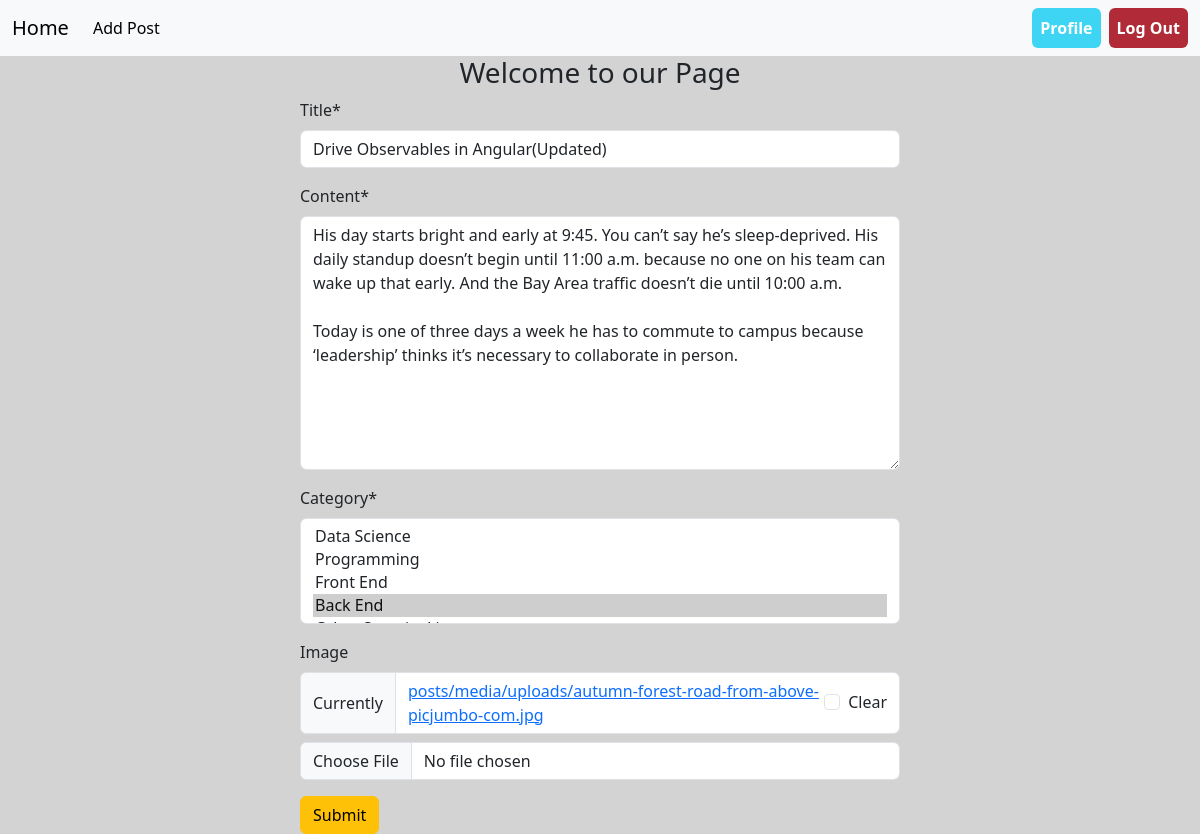
The page /post/edit/5/ (signed in) on the database its author committed.
### posts/models.py (models this page shows, shortened)
class Post(models.Model):
    title=models.CharField(max_length=255)
    content=models.TextField()
    category=models.ManyToManyField(to=Category)
    author=models.ForeignKey(to=User,on_delete=models.CASCADE)
    image=models.ImageField(upload_to='posts/media/uploads/',blank=True,null=True)

### posts/views.py (the view)
# urls.py: path('edit/<int:id>/',views.EditPostView.as_view(),name='edit_post'),
@method_decorator(login_required, name='dispatch')
class EditPostView(UpdateView):
    model=Post
    form_class=PostForm
    template_name='posts/add_post.html'
    pk_url_kwarg='id'
    success_url=reverse_lazy('profile')

### posts/forms.py
class PostForm(forms.ModelForm):
    class Meta:
        model=Post
        exclude=['author']

### categories/models.py (called while the page is built)
    def __str__(self) -> str:
        return self.name

### posts/templates/posts/add_post.html
{% extends "base.html" %} {% load crispy_forms_tags %} {% block content %}
<form action="" method="post" style="height:500px;width:50%;margin:auto" novalidate>
  <h3 class='text-center'>Welcome to our {{type}} Page</h3>
  {% csrf_token %} {{form | crispy}}
  <button class="btn btn-warning" type="submit">Submit</button>
</form>
{% endblock content %}

### rows shown on the page
Post: title "Drive Observables in Angular(Updated)", content "His day starts bright and early at 9:45. You can’t say he’s sleep-deprived. His daily standup doesn’t begin until 11:00 a.m. because no one on his team can wake up that early. And the Bay Area traffic doesn’t die until 10:00 a.m. Today is one of three days a week he has to commute to campus because ‘leadership’ thinks it’s necessary to collaborate in person."
